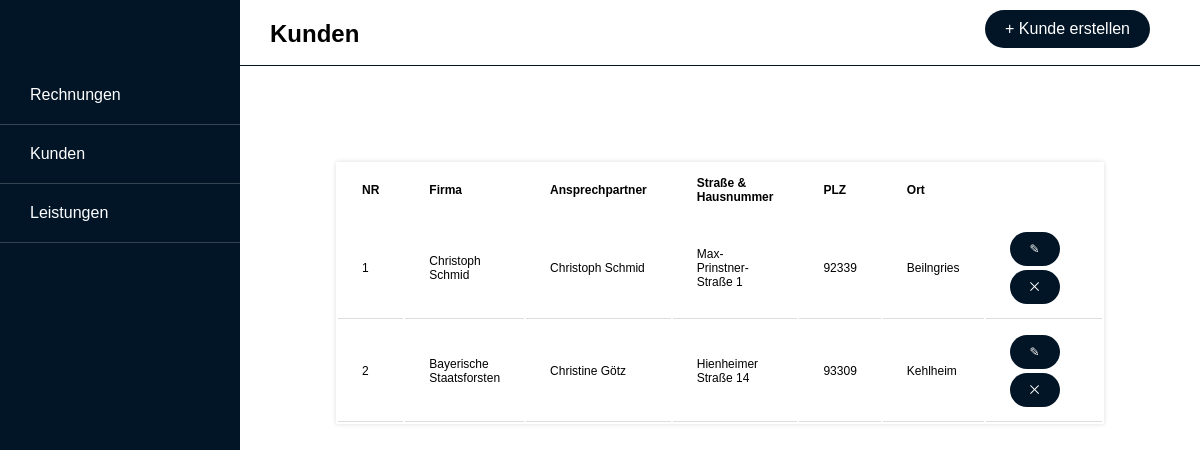
Page /kunde.php on the committed database.
### tables this page shows
CREATE TABLE `kunde` (
  `NR` int(6) NOT NULL,
  `Firma` varchar(40) NOT NULL,
  `Vorname` varchar(30) NOT NULL,
  `Nachname` varchar(30) NOT NULL,
  `Strasse` varchar(30) NOT NULL,
  `Hausnummer` int(4) NOT NULL,
  `PLZ` int(5) NOT NULL,
  `Ort` varchar(40) NOT NULL
);

### tabelle_kunde.inc.php (the view, shortened to what this page needs)
<?php
function kunde_tabelle($res_kunde)
{
    include "connect.inc.php";
    $query = "SELECT nr, firma, vorname, nachname, strasse, hausnummer, plz, ort FROM kunde";
    $statement = $pdo->prepare($query);
    $statement->execute();
    $num = $statement->rowCount();
    if($num>0){
        echo "<table>";
        echo "<tr>";
        echo "<th>NR</th>";
        echo "<th>Firma</th>";
        echo "<th>Ansprechpartner</th>";
        echo "<th>Straße & Hausnummer</th>";
        echo "<th>PLZ</th>";
        echo "<th>Ort</th>";
        echo "</tr>";
        while ($row = $statement->fetch(PDO::FETCH_ASSOC)){
            extract($row);
            echo "<tr>";
            echo "<td>{$nr}</td>";
            echo "<td>{$firma}</td>";
            echo "<td>{$vorname} {$nachname}</td>";
            echo "<td>{$strasse} {$hausnummer}</td>";
            echo "<td>{$plz}</td>";
            echo "<td>{$ort}</td>";
            echo "<td>";
            echo "<a href='update_kunde.php?id={$nr}' class='btn btn-row'>&#9998;</a>";
            echo "<a href='#' onclick='delete_kunde({$nr});' class='btn btn-row'>&#10761;</a>";
            echo "</td>";
            echo "</tr>";
        }
        echo "</table>";
    } else {
        echo "Keine Einträge gefunden";
    }
}
?>

### style.css (style rules this page uses)
* { font-family: sans-serif; }
body, html { margin: 0; padding: 0; }
.btn { background-color: rgb(2, 21, 38); border: none; text-align: center; color: white; border-radius: 30px; display: block; text-decoration: none; margin: 0px 10px 0px 0px; padding: 10px 20px; font-size: 1em; }
table { border: none; box-shadow: 0px 0px 5px #ddd; }
th, td { padding: 1em 2em; font-size: .75em; text-align: left; }
td { border-bottom: 0.01em solid #ddd; }
td:last-child { width: 150px; }
.btn-row { width: 10px; float: left; margin: 2px 2px 2px 0px; }

### rows in the picture
kunde: NR "1", Firma "Christoph Schmid", Vorname "Christoph", Nachname "Schmid", Strasse "Max-Prinstner-Straße", Hausnummer "1", PLZ "92339", Ort "Beilngries"
kunde: NR "2", Firma "Bayerische Staatsforsten", Vorname "Christine", Nachname "Götz", Strasse "Hienheimer Straße", Hausnummer "14", PLZ "93309", Ort "Kehlheim"
